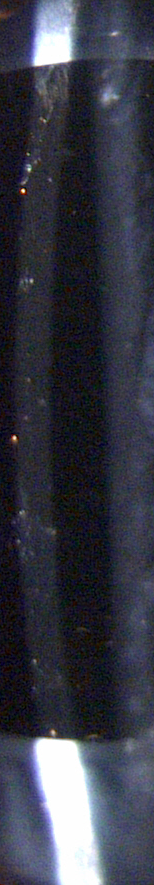
%> input picture Data/S1.tif, 154 x 885 px
$ octave Processing_Glistenings2.m   (GNU Octave 9; MATLAB toolbox functions it lacks are replaced by stand-ins)
%> lines starting %> are read from the running program, lines starting %| are printed output that depends on the picture; in (x1, y1, x2, y2) boxes, pixels count from 0 and x2, y2 are one past the last pixel; in counts of white or black regions, pixels touching at a corner belong together; the program's own positions count from 1
### CODE/removeIris.m
function  [dataOut,dataOut2,dataOut3] = removeIris(dataIn)


%% Dimensions
[rows,cols,levs]    = size(dataIn);
midRows             = floor(rows/2);
%% Take only red channel, filter to remove background
dataIn_2        = dataIn(:,:,1);
dataOut2        = dataIn(:,:,1);

%% First, check the Iris has been removed, this is manifest with higher
% levels at the edges than the centre.
dataIn_3        = mean(dataIn_2,2);
topInt          = mean(dataIn_3(1:round(rows/10)));
topMidInt       = mean(dataIn_3(round(0.25*rows:midRows)));
botMidInt       = mean(dataIn_3(round(midRows+1:0.75*rows)));
bottomInt       = mean(dataIn_3(end-round(rows/10):end));
% if top and bottom are much larger than centre, it was not properly
% segmented. Remove top and bottom
if (0.7*(topInt))>topMidInt
    % Find edges top and bottom
    limitTop    =5+ 30+find(dataIn_3(31:midRows)<((topInt+topMidInt)/2),1,'first');
    %disp(strcat('Remove first ',32,num2str(limitTop),' rows'))
    dataIn_2(1:limitTop,:) = 0;
    dataOut2(1:limitTop,:) = 255;
else
    limitTop =0;

end
if (0.7*(bottomInt))>botMidInt
    % Find edges top and bottom
    limitBot    =-5+ midRows+ find(dataIn_3(midRows:end)>((botMidInt+bottomInt)/2),1,'first');
    %disp(strcat('Remove last ',32,num2str(rows-limitBot),' rows'))
    dataIn_2(limitBot:end,:) = 0;
    dataOut2(limitBot:end,:) = 255;
else
    limitBot=rows+1;

end
%clf
%imagesc([dataIn(:,:,1) dataIn_2])

dataOut = dataIn_2;
dataOut3 = zeros(rows,cols);
    dataOut3(1:limitTop,:) = 1;
    dataOut3(limitBot:end,:) = 1;

### CODE/Processing_Glistenings2.m

clear
S1 =imread('/Users/ccr22/Academic/GitHub/GlisteningDetection/Data/S1.tif');
%> S1 is the input picture: size 885x154x3 uint8; mean R, G, B 55.6, 57.5, 69.5
S2 =imread('/Users/ccr22/Academic/GitHub/GlisteningDetection/Data/S2.tif');
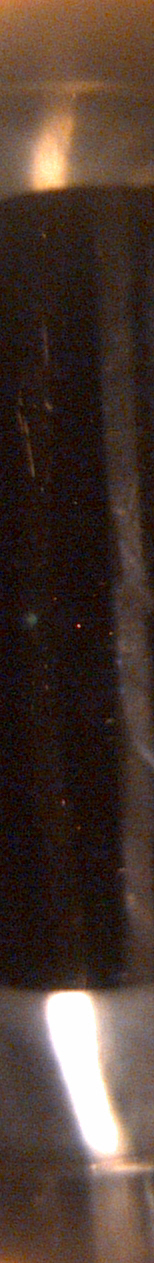
%> input picture Data/S2.tif, 154 x 1263 px
%> S2 is the input picture: size 1263x154x3 uint8; mean R, G, B 74.3, 56.5, 48.1
S3 =imread('/Users/ccr22/Academic/GitHub/GlisteningDetection/Data/S3.tif');
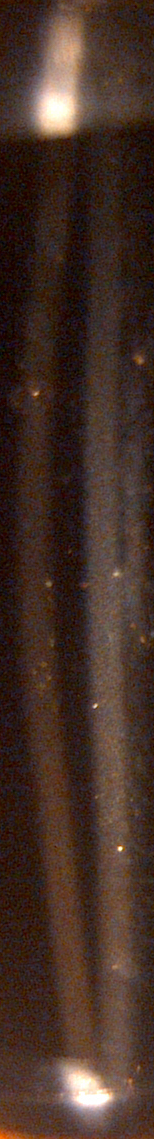
%> input picture Data/S3.tif, 154 x 1139 px
%> S3 is the input picture: size 1139x154x3 uint8; mean R, G, B 68.7, 47.8, 38.6
S4 =imread('/Users/ccr22/Academic/GitHub/GlisteningDetection/Data/S4.tif');
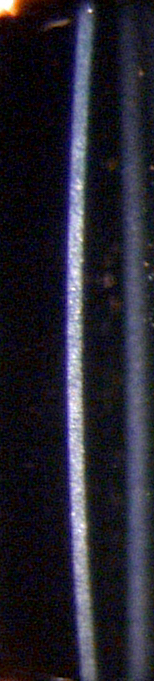
%> input picture Data/S4.tif, 154 x 681 px
%> S4 is the input picture: size 681x154x3 uint8; mean R, G, B 37.6, 36.1, 46.9
%%


[rows1,cols1,levs]=size(S1);
%> rows1 = 885; cols1 = 154; levs = 3
[rows2,cols2,levs]=size(S2);
%> rows2 = 1263; cols2 = 154
[rows3,cols3,levs]=size(S3);
%> rows3 = 1139; cols3 = 154
[rows4,cols4,levs]=size(S4);
%> rows4 = 681; cols4 = 154

%%
[a1,S1_1] = removeIris(S1(:,:,1));
%> in removeIris, `dataIn_3        = mean(dataIn_2,2);`: dataIn_3 = 885 values, max 133.3 at index 770, min 28.62 at index 658, mean 55.64
%> in removeIris, `topInt          = mean(dataIn_3(1:round(rows/10)));`: topInt = 79.96
%> in removeIris, `topMidInt       = mean(dataIn_3(round(0.25*rows:midRows)));`: topMidInt = 36.02
%> in removeIris, `botMidInt       = mean(dataIn_3(round(midRows+1:0.75*rows)));`: botMidInt = 33.93
%> in removeIris, `bottomInt       = mean(dataIn_3(end-round(rows/10):end));`: bottomInt = 125.5
%> in removeIris, `limitTop    =5+ 30+find(dataIn_3(31:midRows)<((topInt+topMidInt)/2),1,..`: limitTop = 74
%> in removeIris, `dataIn_2(1:limitTop,:) = 0;`: dataIn_2: size 885x154 uint8; min 0, max 255, mean 48.4
%> in removeIris, `dataOut2(1:limitTop,:) = 255;`: dataOut2: size 885x154 uint8; min 0, max 255, mean 69.8
%> in removeIris, `limitBot    =-5+ midRows+ find(dataIn_3(midRows:end)>((botMidInt+botto..`: limitBot = 736
%> in removeIris, `dataIn_2(limitBot:end,:) = 0;`: dataIn_2: size 885x154 uint8; min 0, max 255, mean 27.3
%> in removeIris, `dataOut2(limitBot:end,:) = 255;`: dataOut2: size 885x154 uint8; min 0, max 255, mean 91.9
%> in removeIris, `dataOut3(1:limitTop,:) = 1;`: dataOut3: size 885x154 double; values 0 (black) and 1 (white), 8.4% white; 1 white region, box (x1, y1, x2, y2) and area: (0, 0, 154, 74) 11396
%> in removeIris, `dataOut3(limitBot:end,:) = 1;`: dataOut3: size 885x154 double; values 0 (black) and 1 (white), 25.3% white; 2 white regions, box (x1, y1, x2, y2) and area: (0, 735, 154, 885) 23100, (0, 0, 154, 74) 11396
[a2,S2_1] = removeIris(S2(:,:,1));
%> in removeIris (call 2), `dataIn_3        = mean(dataIn_2,2);`: dataIn_3 = 1263 values, max 176.8 at index 1015, min 33.57 at index 768, mean 74.26
%> in removeIris (call 2), `topInt          = mean(dataIn_3(1:round(rows/10)));`: topInt = 119.5
%> in removeIris (call 2), `topMidInt       = mean(dataIn_3(round(0.25*rows:midRows)));`: topMidInt = 39.84
%> in removeIris (call 2), `botMidInt       = mean(dataIn_3(round(midRows+1:0.75*rows)));`: botMidInt = 39.95
%> in removeIris (call 2), `bottomInt       = mean(dataIn_3(end-round(rows/10):end));`: bottomInt = 108.2
%> in removeIris (call 2), `limitTop    =5+ 30+find(dataIn_3(31:midRows)<((topInt+topMidInt)/2),1,..`: limitTop = 198
%> in removeIris (call 2), `dataIn_2(1:limitTop,:) = 0;`: dataIn_2: size 1263x154 uint8; min 0, max 255, mean 54.8
%> in removeIris (call 2), `dataOut2(1:limitTop,:) = 255;`:
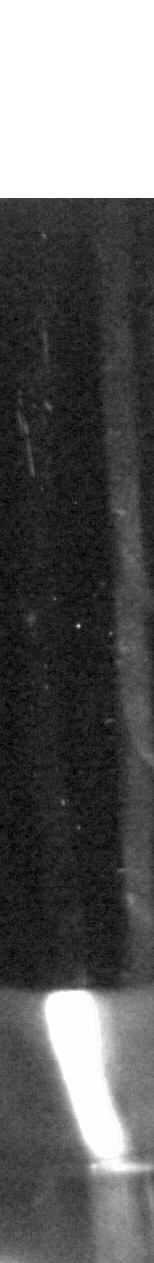
%> dataOut2: size 1263x154 uint8; min 0, max 255, mean 94.7
%> in removeIris (call 2), `limitBot    =-5+ midRows+ find(dataIn_3(midRows:end)>((botMidInt+botto..`: limitBot = 985
%> in removeIris (call 2), `dataOut3(1:limitTop,:) = 1;`: dataOut3: size 1263x154 double; values 0 (black) and 1 (white), 15.7% white; 1 white region, box (x1, y1, x2, y2) and area: (0, 0, 154, 198) 30492
%> in removeIris (call 2), `dataOut3(limitBot:end,:) = 1;`: dataOut3: size 1263x154 double; values 0 (black) and 1 (white), 37.8% white; 2 white regions, box (x1, y1, x2, y2) and area: (0, 984, 154, 1263) 42966, (0, 0, 154, 198) 30492
[a3,S3_1] = removeIris(S3(:,:,1));
%> in removeIris (call 3), `dataIn_3        = mean(dataIn_2,2);`: dataIn_3 = 1139 values, max 146.9 at index 1094, min 36.19 at index 200, mean 68.68
%> in removeIris (call 3), `topInt          = mean(dataIn_3(1:round(rows/10)));`: topInt = 95.18
%> in removeIris (call 3), `topMidInt       = mean(dataIn_3(round(0.25*rows:midRows)));`: topMidInt = 53.03
%> in removeIris (call 3), `botMidInt       = mean(dataIn_3(round(midRows+1:0.75*rows)));`: botMidInt = 67.75
%> in removeIris (call 3), `bottomInt       = mean(dataIn_3(end-round(rows/10):end));`: bottomInt = 105.7
%> in removeIris (call 3), `limitTop    =5+ 30+find(dataIn_3(31:midRows)<((topInt+topMidInt)/2),1,..`: limitTop = 140
%> in removeIris (call 3), `dataIn_2(1:limitTop,:) = 0;`: dataIn_2: size 1139x154 uint8; min 0, max 255, mean 56.9
%> in removeIris (call 3), `dataOut2(1:limitTop,:) = 255;`:
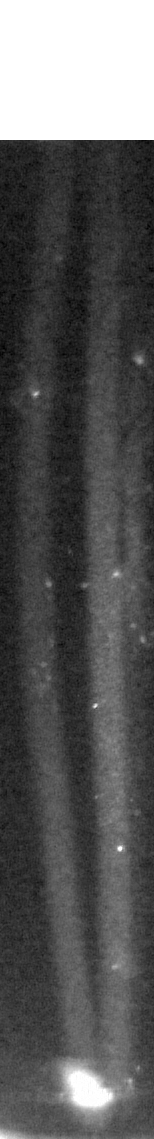
%> dataOut2: size 1139x154 uint8; min 0, max 255, mean 88.3
%> in removeIris (call 3), `limitBot    =-5+ midRows+ find(dataIn_3(midRows:end)>((botMidInt+botto..`: limitBot = 1054
%> in removeIris (call 3), `dataIn_2(limitBot:end,:) = 0;`: dataIn_2: size 1139x154 uint8; min 0, max 255, mean 48.3
%> in removeIris (call 3), `dataOut2(limitBot:end,:) = 255;`: dataOut2: size 1139x154 uint8; 7.35% of pixels changed, all inside (x1, y1, x2, y2) = (0, 1053, 154, 1139)
%> in removeIris (call 3), `dataOut3(1:limitTop,:) = 1;`: dataOut3: size 1139x154 double; values 0 (black) and 1 (white), 12.3% white; 1 white region, box (x1, y1, x2, y2) and area: (0, 0, 154, 140) 21560
%> in removeIris (call 3), `dataOut3(limitBot:end,:) = 1;`:
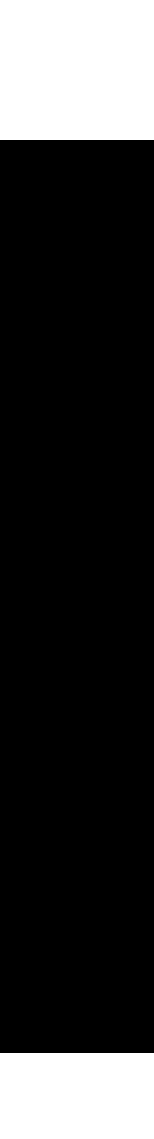
%> dataOut3: size 1139x154 double; values 0 (black) and 1 (white), 19.8% white; 2 white regions, box (x1, y1, x2, y2) and area: (0, 0, 154, 140) 21560, (0, 1053, 154, 1139) 13244
[a4,S4_1] = removeIris(S4(:,:,1));
%> in removeIris (call 4), `dataOut3(1:limitTop,:) = 1;`: dataOut3: size 681x154 double; every value is 0


%%
S1_2 = medfilt2(S1_1,15*[1 1]);
S2_2 = medfilt2(S2_1,15*[1 1]);
S3_2 = medfilt2(S3_1,15*[1 1]);
S4_2 = medfilt2(S4_1,15*[1 1]);
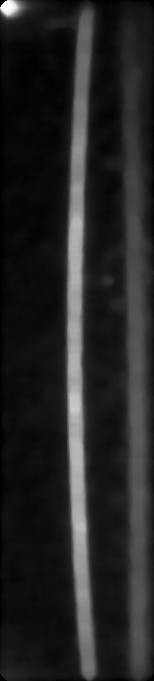
%> S4_2: size 681x154 uint8; min 0, max 254, mean 36.1

%%
S1_3 = mean(S1_2);
%> S1_3 = 154 values, max 106.9 at index 132, min 62.42 at index 1, mean 91.27
S2_3 = mean(S2_2);
%> S2_3 = 154 values, max 138.7 at index 133, min 103.3 at index 1, mean 121.5
S3_3 = mean(S3_2);
%> S3_3 = 154 values, max 121.8 at index 112, min 66.69 at index 1, mean 98.37
S4_3 = mean(S4_2);
%> S4_3 = 154 values, max 138.5 at index 80, min 3.99 at index 1, mean 36.09

%%
%> (the run ends here)
